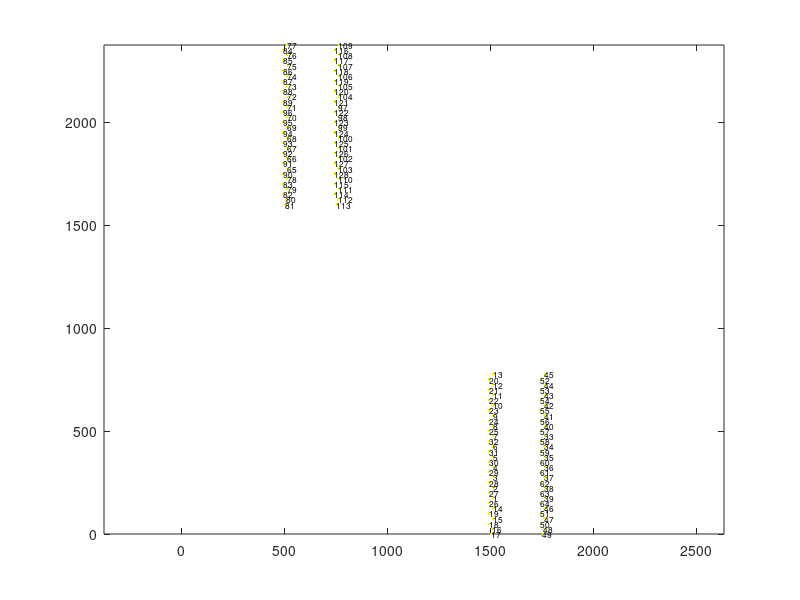

Here is the MATLAB script that generated this plot:
%breakable probe
%1 or 4; 2 or 3; 5 or 8; 6 or 7.
%e.g. a probe with shaft 1, 3, 8, 7 would be called 128E_1387

exceldata=[];

exceldata=[
    

   
          26       -1494         150           5
          27       -1494         200           5
          28       -1494         250           5
          29       -1494         300           5
          30       -1494         350           5
          31       -1494         400           5
          32       -1494         450           5
          25       -1494         500           5
          24       -1494         550           5
          23       -1494         600           5
          22       -1494         650           5
          21       -1494         700           5
          20       -1494         750           5
          19       -1494         100           5
          18       -1494          50           5
          17       -1504           0           5
          16       -1510          25           5
          15       -1514          75           5
          14       -1514         125           5
          13       -1514         775           5
          12       -1514         725           5
          11       -1514         675           5
          10       -1514         625           5
           9       -1514         575           5
           8       -1514         525           5
           7       -1514         475           5
           6       -1514         425           5
           5       -1514         375           5
           4       -1514         325           5
           3       -1514         275           5
           2       -1514         225           5
           1       -1514         175           5
          64       -1744         150           6
          63       -1744         200           6
          62       -1744         250           6
          61       -1744         300           6
          60       -1744         350           6
          59       -1744         400           6
          58       -1744         450           6
          57       -1744         500           6
          56       -1744         550           6
          55       -1744         600           6
          54       -1744         650           6
          53       -1744         700           6
          52       -1744         750           6
          51       -1744         100           6
          50       -1744          50           6
          49       -1754           0           6
          48       -1760          25           6
          47       -1764          75           6
          46       -1764         125           6
          45       -1764         775           6
          44       -1764         725           6
          43       -1764         675           6
          42       -1764         625           6
          41       -1764         575           6
          40       -1764         525           6
          33       -1764         475           6
          34       -1764         425           6
          35       -1764         375           6
          36       -1764         325           6
          37       -1764         275           6
          38       -1764         225           6
          39       -1764         175           6
         103        -764        1775           4
         102        -764        1825           4
         101        -764        1875           4
         100        -764        1925           4
          99        -764        1975           4
          98        -764        2025           4
          97        -764        2075           4
         104        -764        2125           4
         105        -764        2175           4
         106        -764        2225           4
         107        -764        2275           4
         108        -764        2325           4
         109        -764        2375           4
         110        -764        1725           4
         111        -764        1675           4
         112        -760        1625           4
         113        -754        1600           4
         114        -744        1650           4
         115        -744        1700           4
         116        -744        2350           4
         117        -744        2300           4
         118        -744        2250           4
         119        -744        2200           4
         120        -744        2150           4
         121        -744        2100           4
         122        -744        2050           4
         123        -744        2000           4
         124        -744        1950           4
         125        -744        1900           4
         126        -744        1850           4
         127        -744        1800           4
         128        -744        1750           4
          65        -514        1775           3
          66        -514        1825           3
          67        -514        1875           3
          68        -514        1925           3
          69        -514        1975           3
          70        -514        2025           3
          71        -514        2075           3
          72        -514        2125           3
          73        -514        2175           3
          74        -514        2225           3
          75        -514        2275           3
          76        -514        2325           3
          77        -514        2375           3
          78        -514        1725           3
          79        -514        1675           3
          80        -510        1625           3
          81        -504        1600           3
          82        -494        1650           3
          83        -494        1700           3
          84        -494        2350           3
          85        -494        2300           3
          86        -494        2250           3
          87        -494        2200           3
          88        -494        2150           3
          89        -494        2100           3
          96        -494        2050           3
          95        -494        2000           3
          94        -494        1950           3
          93        -494        1900           3
          92        -494        1850           3
          91        -494        1800           3
          90        -494        1750           3
          
          ];
      
s=[];
s.channels=exceldata(:,1);
s.x=-1*exceldata(:,2);   %the reference electrode is always the top right channel when the probes are pointing up.
s.z=exceldata(:,3);
s.shaft=exceldata(:,4);
s.tipelectrode=30;

[a,sortorder]=sort(s.channels);
s.channels=s.channels(sortorder);
s.x=s.x(sortorder);
s.z=s.z(sortorder);



%To plot the labeled channels:
figure(1)
close 1
figure(1)
plot(s.x,s.z,'.y')
for i=1:length(s.channels)
text(s.x(i),s.z(i),num2str(s.channels(i)),'FontSize',6)
end
axis equal